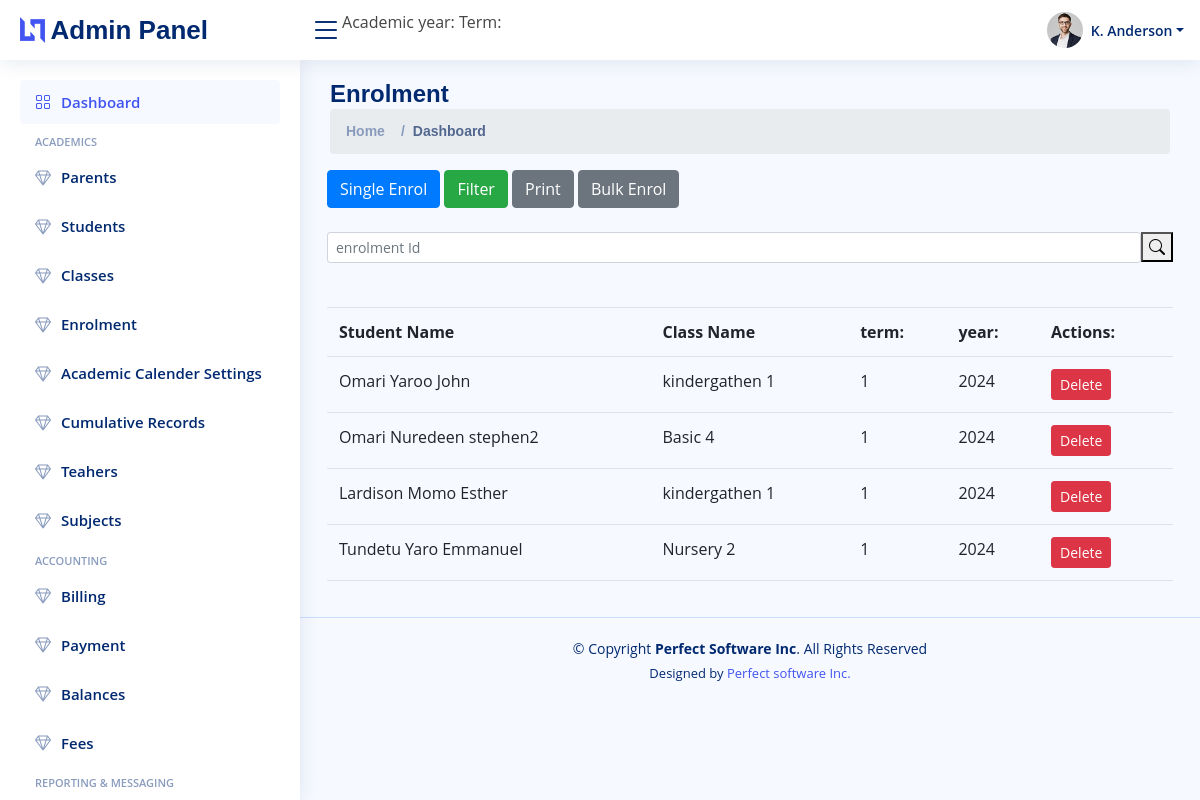
The page /dashboard/enrolment/ on the database its author committed.
### enrolment/models.py (models this page shows)
class Enrollment(models.Model):
    studentId = models.ForeignKey(to=Students, on_delete=models.CASCADE,unique=False,null=True)
    classId = models.ForeignKey(to=Classes,on_delete=models.CASCADE,unique=False,null=True)
    year = models.IntegerField()
    term = models.IntegerField()
    createdAt = models.DateField(max_length = 30, default=datetime.date.today)
    updatedAt = models.DateField(max_length = 30, default=datetime.date.today)

### students/models.py (models this page shows)
class Students(models.Model):
    studentNo = models.CharField(max_length=20, unique= True)
    parentId = models.ForeignKey(to=Parents, on_delete= models.CASCADE)
    firstname = models.CharField(max_length = 15, null=True)
    middlename = models.CharField(max_length = 15, null=True)
    lastname = models.CharField(max_length = 15, null=True)
    dob = models.DateField(max_length = 30, null=True)
    address =  models.CharField(max_length = 15, null=True)
    gender =  models.CharField(max_length = 5, null=True)
    nationality =  models.CharField(max_length = 15, null=True, default="Ghanaian")
    religion =  models.CharField(max_length = 15, null=True)
    previousSchoolAttended = models.CharField(max_length = 20, null=True)
    previousSchoolClass = models.CharField(max_length = 10, null=True)
    disability = models.CharField(max_length = 20, null=True)
    createdAt = models.DateField(max_length = 30, default=datetime.date.today)
    updatedAt = models.DateField(max_length = 30, default=datetime.date.today)

### classes/models.py (models this page shows)
class Classes(models.Model):
    classNo = models.CharField(max_length=20, unique= True)
    name = models.CharField(max_length = 30, null=True)
    label = models.CharField(max_length = 30, null=True)
    createdAt = models.DateField(max_length = 30, default=datetime.date.today)
    updatedAt = models.DateField(max_length = 30, default=datetime.date.today)

### enrolment/views.py (the view)
# urls.py: path("dashboard/enrolment/", views.view, name = 'enrolview'),
def view(request):
    enrollment = Enrollment.objects.all()
    return render(request,"enrolmentview.html",{'parents':enrollment})

### enrolment/templates/enrolmentview.html (shortened to what this page needs)
{% extends 'dashboard.html' %}
{%block pagetitle%}
<h1>Enrolment</h1>
{%endblock%}
{%block body%}
<section>
    <div class="row">
        <div class="col-md-12">
            {%include 'enrolmentheader.html'%}
        </div>
        <div class="col-md-12">
            <div class="search-bar">
                <form action = "search" class="search-form d-flex align-items-center" method="POST" >
                    <input class="form-control form-control-sm" style="width: 100%;" type="text" name="searchkey" placeholder="enrolment Id" title="Enter search keyword">
                  <button type="submit" title="Search" style="margin-bottom: 20px;"><i class="bi bi-search"></i></button>
                </form>
              </div><br>
        </div>
        <div class="col-md-12">
                {%if parents|length == 0%}
                <h1>No Data Found </h1>
                {%else%}
                <table class="table">
                    <tr>
                        <th>Student Name </th>
                        <th>Class Name</th>
                        <th>term:</th>
                        <th>year:</th>
                        <th>Actions:</th>
                    </tr>
                {% for parent in parents%}
                <tr>
                    <td>{{parent.studentId.lastname |add:" " |add:parent.studentId.middlename |add:" " |add:parent.studentId.firstname}}</td>
                    <td>{{parent.classId.name}}</td>
                    <td>{{parent.term}}</td>
                    <td>{{parent.year}}</td>
                    <td><a href="/dashboard/enrol/delete/{{parent.id}}"><button class =" btn btn-danger btn-sm">Delete</button></a> &nbsp<a href="/dashboard/enrol/edit/{{parent.id}}"></a></td>
                </tr>
                {%endfor%}
                {%endif%}
            </table>
          </div>
    </div>
</section>
{%endblock%}

### static/style.css (style rules this page uses)
:root { scroll-behavior: smooth; }
body { font-family: "Open Sans", sans-serif; background: #f6f9ff; color: #444444; }
a { color: #4154f1; text-decoration: none; }
h1, h2, h3, h4, h5, h6 { font-family: "Nunito", sans-serif; }
.pagetitle h1 { font-size: 24px; margin-bottom: 0; font-weight: 600; color: #012970; }
input,select { margin-bottom: 20px; }

### rows shown on the page
Enrollment: studentId.lastname|add "Omari Yaroo John", classId.name "kindergathen 1", term "1", year "2024"
Enrollment: studentId.lastname|add "Omari Nuredeen stephen2", classId.name "Basic 4", term "1", year "2024"
Enrollment: studentId.lastname|add "Lardison Momo Esther", classId.name "kindergathen 1", term "1", year "2024"
Enrollment: studentId.lastname|add "Tundetu Yaro Emmanuel", classId.name "Nursery 2", term "1", year "2024"
